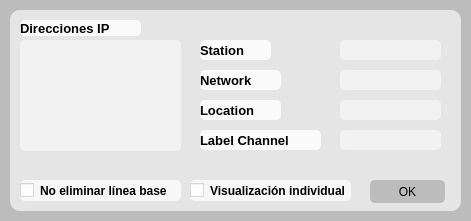
<?xml version="1.0" encoding="UTF-8"?>
<ui version="4.0">
 <class>MainWindow</class>
 <widget class="QMainWindow" name="MainWindow">
  <property name="geometry">
   <rect>
    <x>0</x>
    <y>0</y>
    <width>471</width>
    <height>221</height>
   </rect>
  </property>
  <property name="windowTitle">
   <string>SeisgramLauncher</string>
  </property>
  <widget class="QWidget" name="centralwidget">
   <property name="maximumSize">
    <size>
     <width>471</width>
     <height>221</height>
    </size>
   </property>
   <property name="styleSheet">
    <string notr="true">*{
	font: 7.4pt &quot;Century Gothic&quot;;
}

QWidget{
	background-color: rgb(188, 188, 188);
}

QFrame#fLaunch{
	background-image: url(:/images/images/ssi-logo-medium.png);
	background-color:rgb(229, 229, 229);	
	background-position: center; /* Center the image */
 	background-repeat: no-repeat; /* Do not repeat the image */
 	background-size: cover; /* Resize the background image to cover the entire container */
	border-radius: 10px;
}

QLabel{
	background-color:  rgba(255, 255, 255, 0.8);
	font-weight: bold;
	font-size: 10pt;
	border-radius: 5px;
}

QLineEdit{
	background-color: rgba(255, 255, 255, 0.5);
	border-radius: 5px;
}

QCheckBox{
	background-color:  rgba(255, 255, 255, 0.7);
	font-weight: bold;
	border-radius: 5px;
}

QTextEdit{
	background-color:  rgba(255, 255, 255, 0.5);
	border-radius: 5px;
}

QPushButton{
	border-radius: 5px;
}

QPushButton:hover {
  background: #2079b0;
}</string>
   </property>
   <widget class="QFrame" name="fLaunch">
    <property name="geometry">
     <rect>
      <x>10</x>
      <y>10</y>
      <width>451</width>
      <height>201</height>
     </rect>
    </property>
    <property name="frameShape">
     <enum>QFrame::StyledPanel</enum>
    </property>
    <property name="frameShadow">
     <enum>QFrame::Raised</enum>
    </property>
    <widget class="QTextEdit" name="teIPs">
     <property name="geometry">
      <rect>
       <x>10</x>
       <y>30</y>
       <width>161</width>
       <height>111</height>
      </rect>
     </property>
    </widget>
    <widget class="QLabel" name="lIPs">
     <property name="geometry">
      <rect>
       <x>10</x>
       <y>10</y>
       <width>121</width>
       <height>16</height>
      </rect>
     </property>
     <property name="text">
      <string>Direcciones IP</string>
     </property>
    </widget>
    <widget class="QLabel" name="lStation">
     <property name="geometry">
      <rect>
       <x>190</x>
       <y>30</y>
       <width>71</width>
       <height>20</height>
      </rect>
     </property>
     <property name="text">
      <string>Station</string>
     </property>
    </widget>
    <widget class="QCheckBox" name="cbLineaBase">
     <property name="geometry">
      <rect>
       <x>10</x>
       <y>170</y>
       <width>161</width>
       <height>21</height>
      </rect>
     </property>
     <property name="text">
      <string>No eliminar línea base</string>
     </property>
    </widget>
    <widget class="QCheckBox" name="cbVisual">
     <property name="geometry">
      <rect>
       <x>180</x>
       <y>170</y>
       <width>161</width>
       <height>21</height>
      </rect>
     </property>
     <property name="text">
      <string>Visualización individual</string>
     </property>
    </widget>
    <widget class="QPushButton" name="bOK">
     <property name="geometry">
      <rect>
       <x>360</x>
       <y>170</y>
       <width>75</width>
       <height>23</height>
      </rect>
     </property>
     <property name="text">
      <string>OK</string>
     </property>
    </widget>
    <widget class="QLineEdit" name="eStation">
     <property name="geometry">
      <rect>
       <x>330</x>
       <y>30</y>
       <width>101</width>
       <height>20</height>
      </rect>
     </property>
    </widget>
    <widget class="QLineEdit" name="eNet">
     <property name="geometry">
      <rect>
       <x>330</x>
       <y>60</y>
       <width>101</width>
       <height>20</height>
      </rect>
     </property>
    </widget>
    <widget class="QLineEdit" name="eLocation">
     <property name="geometry">
      <rect>
       <x>330</x>
       <y>90</y>
       <width>101</width>
       <height>20</height>
      </rect>
     </property>
    </widget>
    <widget class="QLineEdit" name="eCh">
     <property name="geometry">
      <rect>
       <x>330</x>
       <y>120</y>
       <width>101</width>
       <height>20</height>
      </rect>
     </property>
    </widget>
    <widget class="QLabel" name="lNet">
     <property name="geometry">
      <rect>
       <x>190</x>
       <y>60</y>
       <width>81</width>
       <height>20</height>
      </rect>
     </property>
     <property name="text">
      <string>Network</string>
     </property>
    </widget>
    <widget class="QLabel" name="lLocation">
     <property name="geometry">
      <rect>
       <x>190</x>
       <y>90</y>
       <width>81</width>
       <height>20</height>
      </rect>
     </property>
     <property name="text">
      <string>Location</string>
     </property>
    </widget>
    <widget class="QLabel" name="lCh">
     <property name="geometry">
      <rect>
       <x>190</x>
       <y>120</y>
       <width>121</width>
       <height>20</height>
      </rect>
     </property>
     <property name="text">
      <string>Label Channel</string>
     </property>
    </widget>
   </widget>
  </widget>
 </widget>
 <resources>
  <include location="source.qrc"/>
 </resources>
 <connections/>
</ui>
